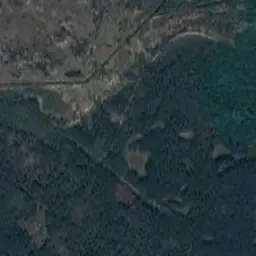
#> input picture frontend/wmap/5/1/6.webp, 256 x 256 px, found by its file name; its folder holds only this picture in this run
$ python gen_detail_pyramid.py ../frontend/wmap/5/1/6.webp ../frontend/wmap/5/1/7.webp
#> lines starting #> are read from the running program, lines starting #| are printed output that depends on the picture
"""Пирамида детальной карты (pda/map) для Leaflet — второй уровень карты сайта.

Источник: клиент игры `modassets/assets/pda/map/r.X.Y.ol` — разреженная сетка
512px-регионов (1 px = 1 блок мира), один общий план для всех территорий.

Прогон (после обновления карты в игре):
  1) NO_PROXY=* python -m scfile convert <папка pda/map> -O <tmp>
  2) python scripts/gen_detail_pyramid.py <tmp с r.X.Y.dds> [frontend/dmap]

Выход: frontend/dmap/{z}/{x}/{y}.webp, 256px, zoom 0..6 (z6 = нативные пиксели).
Начало координат пирамиды — регион (XMIN, YMIN); синхронно MAP_META в api.py.
"""
import glob
import os
import re
import sys

from PIL import Image

sys.stdout.reconfigure(encoding="utf-8", errors="replace")

TS = 256
MAXZ = 6
QUALITY = 70

XMIN, XMAX = -86, 132       # сетка регионов в клиенте (разреженная)
YMIN, YMAX = -38, 62
REG = 512


def main(src: str, out: str) -> None:
#> called with src = '../frontend/wmap/5/1/6.webp', out = '../frontend/wmap/5/1/7.webp'
    tiles: dict[tuple[int, int], str] = {}
    for f in glob.glob(os.path.join(src, "r.*.dds")):
        m = re.match(r"r\.(-?\d+)\.(-?\d+)\.dds$", os.path.basename(f))
        if m:
            tiles[(int(m.group(1)), int(m.group(2)))] = f
    print(f"регионов: {len(tiles)}")

    saved = 0

    def save_tile(z: int, x: int, y: int, im: Image.Image) -> None:
        nonlocal saved
        if im.getchannel("A").getextrema()[1] == 0:
            return
        d = os.path.join(out, str(z), str(x))
        os.makedirs(d, exist_ok=True)
        im.save(os.path.join(d, f"{y}.webp"), "WEBP", quality=QUALITY, method=6)
        saved += 1

    # z6 (native, регион = 2×2 тайла) и z5 (регион = 1 тайл) — порегионно
    for (X, Y), f in tiles.items():
        im = Image.open(f).convert("RGBA")
        cx, cy = X - XMIN, Y - YMIN
        for i in range(2):
            for j in range(2):
                save_tile(6, cx * 2 + i, cy * 2 + j,
                          im.crop((i * TS, j * TS, i * TS + TS, j * TS + TS)))
        save_tile(5, cx, cy, im.resize((TS, TS), Image.LANCZOS))

    # z4..z0: тайл z объединяет 2×2 тайла z+1 (читаем уже записанные webp)
    for z in range(4, -1, -1):
        seen: set[tuple[int, int]] = set()
        for path in glob.glob(os.path.join(out, str(z + 1), "*", "*.webp")):
            px = int(os.path.basename(os.path.dirname(path)))
            py = int(os.path.basename(path)[:-5])
            seen.add((px // 2, py // 2))
        for (x, y) in seen:
            cv = Image.new("RGBA", (TS * 2, TS * 2), (0, 0, 0, 0))
#> cv: PIL image 512x512 RGBA; every value is 0
            for i in range(2):
                for j in range(2):
                    p = os.path.join(out, str(z + 1), str(x * 2 + i), f"{y * 2 + j}.webp")
                    if os.path.exists(p):
                        cv.paste(Image.open(p).convert("RGBA"), (i * TS, j * TS))
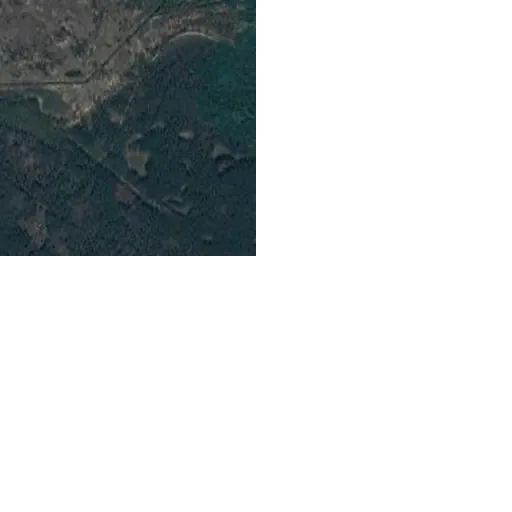
#> cv: PIL image 512x512 RGBA; mean R, G, B, A 11.2, 14.8, 15.5, 63.8; transparent parts drawn white
            save_tile(z, x, y, cv.resize((TS, TS), Image.LANCZOS))
#> in save_tile, `im.save(os.path.join(d, f"{y}.webp"), "WEBP", quality=QUALITY, method=6)`:
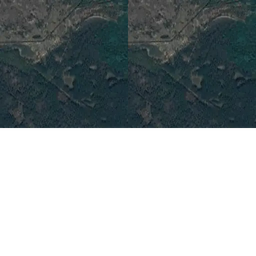
#> saved as 3.webp: PIL image 256x256 RGBA; mean R, G, B, A 22.6, 29.7, 31.3, 127.5; transparent parts drawn white

    w, h = (XMAX - XMIN + 1) * REG, (YMAX - YMIN + 1) * REG
    print(f"план {w}×{h} (1px=1 блок), тайлов записано: {saved} → {out}")


if __name__ == "__main__":
    if len(sys.argv) < 2:
        sys.exit("usage: gen_detail_pyramid.py <dir с r.X.Y.dds> [out=frontend/dmap]")
    main(sys.argv[1],
         sys.argv[2] if len(sys.argv) > 2 else
         os.path.join(os.path.dirname(os.path.dirname(os.path.abspath(__file__))),
                      "frontend", "dmap"))
